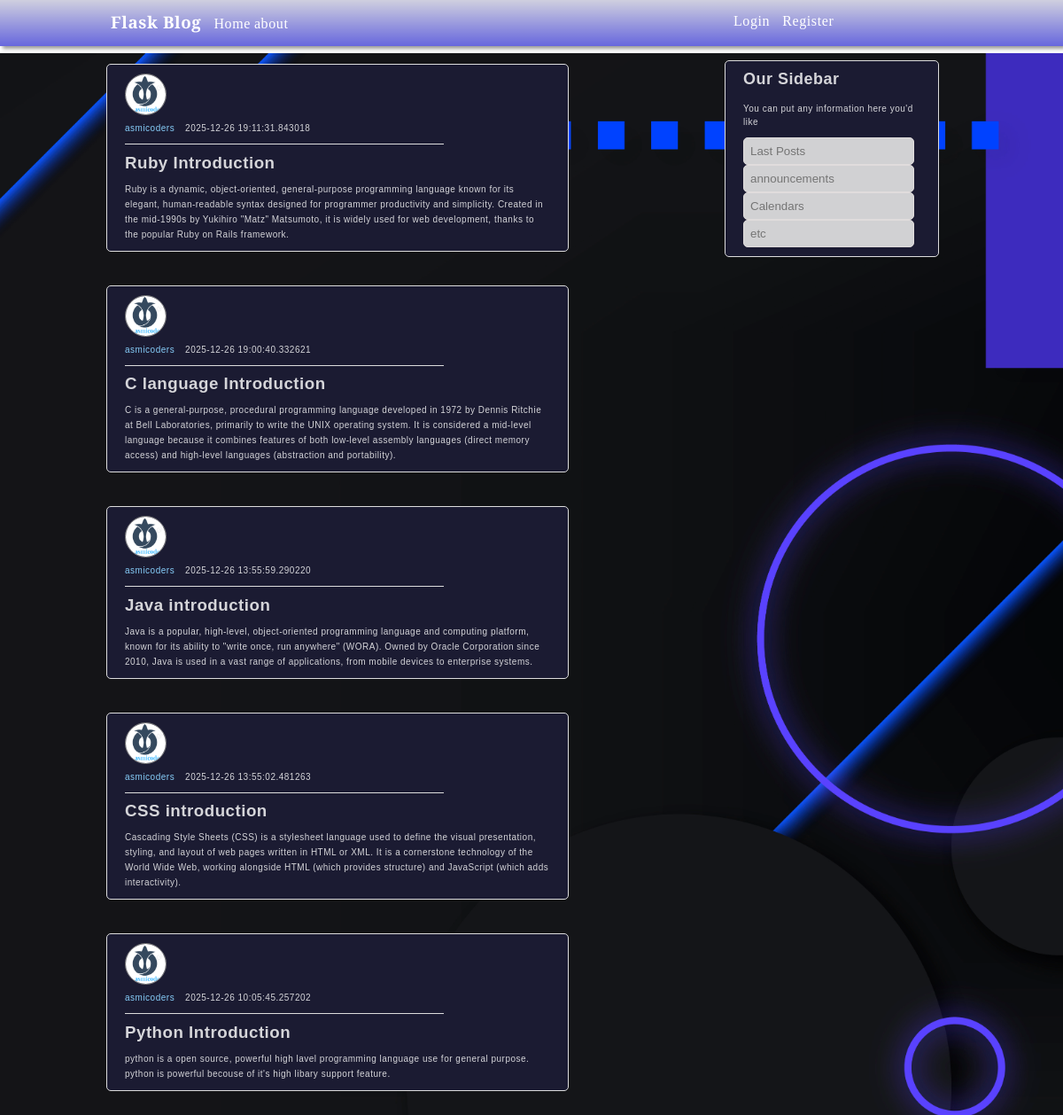
The page / on the database its author committed.
### app/models.py (models this page shows)
class UserPost(db.Model):
    id = db.Column(db.Integer, primary_key = True)
    title = db.Column(db.String(200), nullable = False)
    content = db.Column(db.Text, nullable = False)
    created_at = db.Column(db.DateTime, default = lambda: datetime.now(timezone.utc))

### app/routes/tasks.py (the view)
@task_bp.route("/")
def view_post():
    userpost = UserPost.query.order_by(desc(UserPost.id)).all()
    return render_template("home.html",userpost = userpost)

### app/templates/home.html (shortened to what this page needs)
{% extends "base.html" %}
{% block content %}
    {% if userpost %}
        {% for new_post in userpost %}
            <div class="common-container home-box">
                    <img src="{{ url_for('static', filename = 'images/logo.png') }}" alt="logo-ing" class="logo">
                <div class="post-content">
                    <div class="web-name inline-block">
                        <p class="inline-block">asmicoders</p>
                    </div>
                    <p class="inline-block">{{new_post.created_at}}</p>
                    <h3 class="content-heading">{{new_post.title}}</h3>
                    <p class="show-cont">{{new_post.content}}</p>
                </div>
            </div>
            <br>
        {% endfor %}
    {% else %}
        <p class="common-container">No post is created yet!</p>
    {% endif %}
    <br>
{% endblock %}

### app/templates/base.html (shortened to what this page needs)
<!DOCTYPE html>
<html lang="en">
<head>
    <link rel="stylesheet" href="{{ url_for('static', filename = 'css/style.css') }}">
</head>
<body>
    <header class="header-box">
            <h3 class="inline-block cont nav-head">Flask Blog</h3>
            <div class="nav-head inline-block">
                <a href="{{ url_for('task.view_post') }}" class="cont">Home</a>
                <a href="{{url_for('auth.about')}}" class="cont" >about</a>
            </div>
        <nav class="nav-bar inline-block">
            {% if session.user %}
                <a href="{{ url_for('task.task_post') }}" class="nav1 cont">New Post</a>
                <a href="{{ url_for('auth.user_account') }}" class="cont nav2">Account</a>
                <a href="{{ url_for('auth.logout') }}" class="nav3 cont">Logout</a>
            {% else %}
                <a href="{{ url_for('auth.login') }}" class="nav2 cont">Login</a>
                <a href="{{ url_for('auth.register') }}" class="nav3 cont">Register</a>
            {% endif %}
            <div class="sidebar">
                <h2 class="sidebar-head">Our Sidebar</h2>
                <p>You can put any information here you'd like</p>
                <form action="">
                    <div class="sidebar-input">
                        <input type="text" name="post" placeholder="Last Posts">
                        <input type="text" name="announ" placeholder="announcements">
                        <input type="text" name="calendar" placeholder="Calendars">
                        <input type="text" name="etc" placeholder="etc">
                    </div>
                </form>
            </div>
        </nav>
    </header>
    {% block content %}
    {% endblock %}
</body>
</html>

### app/static/css/style.css (style rules this page uses)
* { margin: 0px; padding: 0px; }
body { height: auto; background-image: url("../images/background.jpg"); background-size: cover; background-repeat:no-repeat; background-position: calc(100% - 0px) calc(50% + 60px); background-attachment: fixed; }
.inline-block { display: inline-block; }
.header-box { background: linear-gradient(rgb(207, 207, 223), rgb(103, 103, 221)); color: white; box-shadow: 3px 3px 4px rgb(0, 0, 0, 0.4); padding: 15px; font-family: 'DM Serif Text', serif; position: sticky; top: 0px; z-index: 1000; }
.header-box h3 { left: 110px; }
.nav-head a { position: relative; left: 120px; }
.nav-head { position: relative; margin-top: -3px; }
.nav-bar { position: absolute; right: 110px; }
.cont { text-decoration: none; position: relative; color: white; letter-spacing: 0.6px; }
.nav2 { right: 20px; }
.nav3 { right: 10px; }
.common-container { width: 400px; position: relative; left: 120px; margin-top: 20px; padding:10px 20px; background-color: #1b1b32;; border: 1px solid #ddd; border-radius: 5px; font-family: "Poppins", "Montserrat", sans-serif; color: rgba(255, 255, 255, 0.815); letter-spacing: 0.5px; overflow-y: auto; }
.logo { width: 45px; height: 45px; border: 1px solid grey; border-radius: 50px; object-fit: cover; }
.home-box { width: 480px; height: auto; }
.post-content p { font-size: x-small; letter-spacing: 0.5px; }
.content-heading { letter-spacing: 0.5px; }
.show-cont { line-height: 17px; padding-top: 10px; }
.web-name p { color: lightskyblue; padding-right: 7px; }
.sidebar { width: 200px; height: 200px; position: relative; right: 30px; margin-top: 35px; padding:10px 20px; background-color: #1b1b32;; border: 1px solid #ddd; border-radius: 5px; font-family: "Poppins", "Montserrat", sans-serif; letter-spacing: 0.5px; overflow-y: auto; color: rgba(255, 255, 255, 0.815); }
.sidebar input { padding: 7px; border: 1px solid rgb(224, 220, 220); border-radius: 5px; font-weight: 200; font-family: "Poppins", "Montserrat", sans-serif; color: #555; background-color: #ddddddf1; }
.sidebar p { font-size: x-small; padding-top: 15px; margin-bottom: 10px; line-height: 15px; }
.sidebar-head { font-size: large; }

### rows shown on the page
UserPost: created_at "2025-12-26 19:11:31.843018", title "Ruby Introduction", content "Ruby is a dynamic, object-oriented, general-purpose programming language known for its elegant, human-readable syntax designed for programmer productivity and simplicity. Created in the mid-1990s by Yukihiro \"Matz\" Matsumoto, it is widely used for web development, thanks to the popular Ruby on Rails framework."
UserPost: created_at "2025-12-26 19:00:40.332621", title "C language Introduction", content "C is a general-purpose, procedural programming language developed in 1972 by Dennis Ritchie at Bell Laboratories, primarily to write the UNIX operating system. It is considered a mid-level language because it combines features of both low-level assembly languages (direct memory access) and high-level languages (abstraction and portability)."
UserPost: created_at "2025-12-26 13:55:59.290220", title "Java introduction", content "Java is a popular, high-level, object-oriented programming language and computing platform, known for its ability to \"write once, run anywhere\" (WORA). Owned by Oracle Corporation since 2010, Java is used in a vast range of applications, from mobile devices to enterprise systems."
UserPost: created_at "2025-12-26 13:55:02.481263", title "CSS introduction", content "Cascading Style Sheets (CSS) is a stylesheet language used to define the visual presentation, styling, and layout of web pages written in HTML or XML. It is a cornerstone technology of the World Wide Web, working alongside HTML (which provides structure) and JavaScript (which adds interactivity)."
UserPost: created_at "2025-12-26 10:05:45.257202", title "Python Introduction", content "python is a open source, powerful high lavel programming language use for general purpose. python is powerful becouse of it's high libary support feature."
